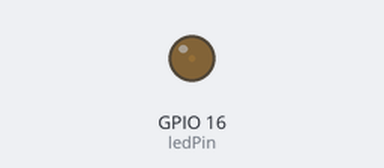
A sketch run on a simulated ESP32. Shown: output pins drawn as LEDs (lit = HIGH).

Above: at 0.05 s.
At 2.15 s:
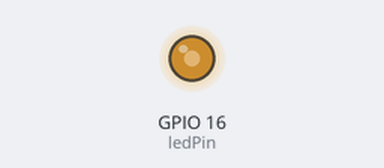
At 3.45 s:
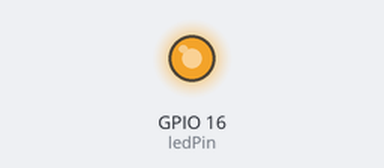
At 6.9 s:
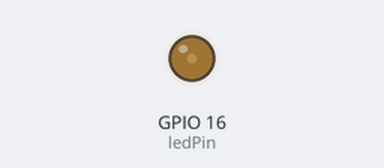
Timing chart, 0 to 10.0 s (numbered marks = the images above):
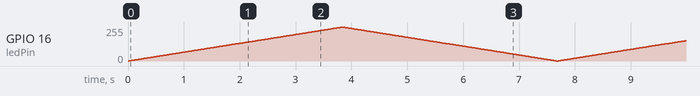

The sketch:

PWM_2.ino
```cpp
// the number of the LED pin
const int ledPin = 16; // 16 corresponds to GPIO16

// setting PWM properties
const int freq = 5000;
const int ledChannel = 0; //PWM Channel
const int resolution = 8; //resolution bit

void setup(){
 // configure LED PWM functionalitites
 ledcSetup(ledChannel, freq, resolution);

 // attach the channel to the GPIO to be controlled
 ledcAttachPin(ledPin, ledChannel);
}

void loop(){
 // increase the LED brightness
 for(int dutyCycle = 0; dutyCycle <= 255; dutyCycle++){
 // changing the LED brightness with PWM
 ledcWrite(ledChannel, dutyCycle);
 delay(15);
 }

 // decrease the LED brightness
 for(int dutyCycle = 255; dutyCycle >= 0; dutyCycle--){
 // changing the LED brightness with PWM
 ledcWrite(ledChannel, dutyCycle);
 delay(15);
 }
}
```
